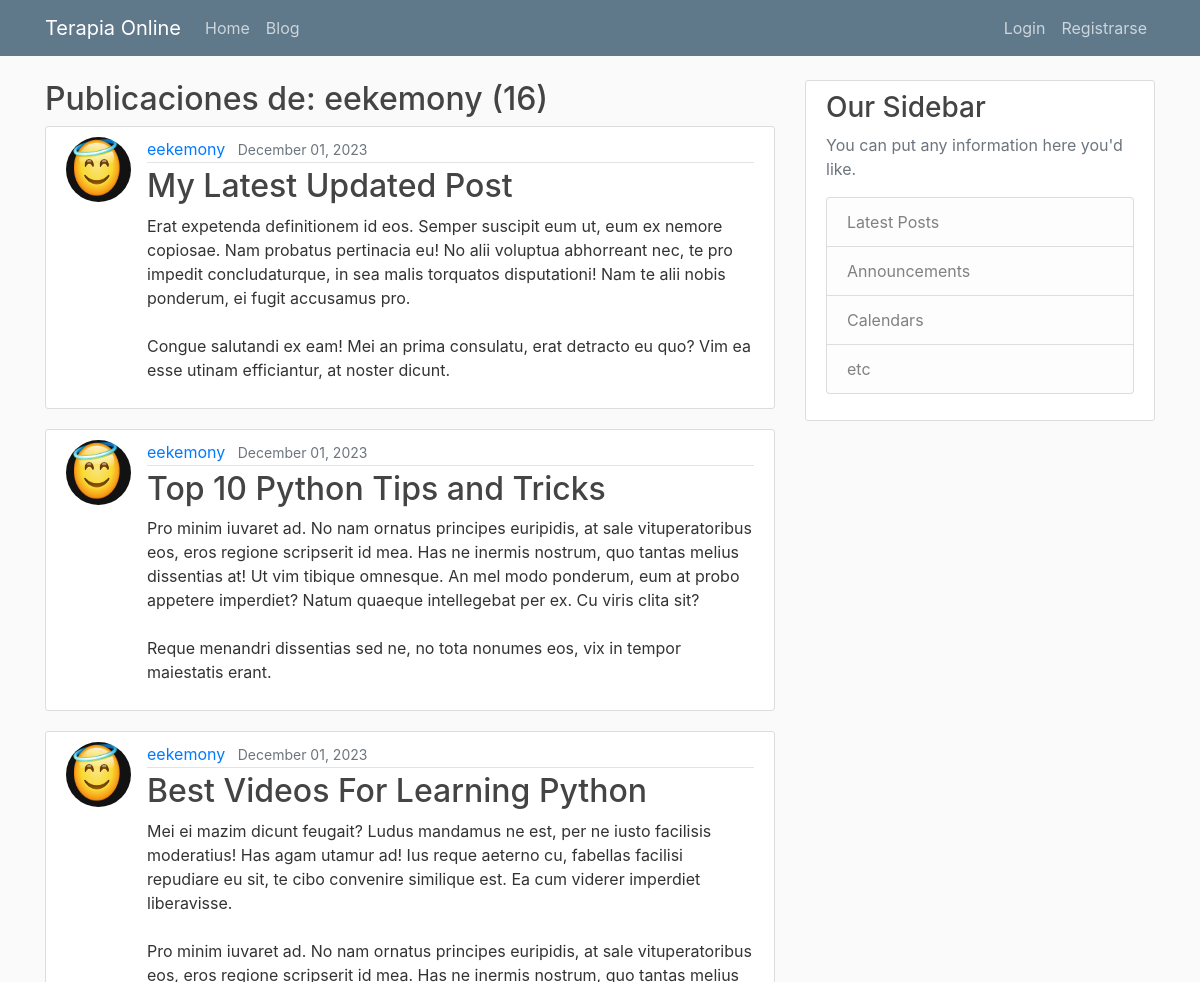
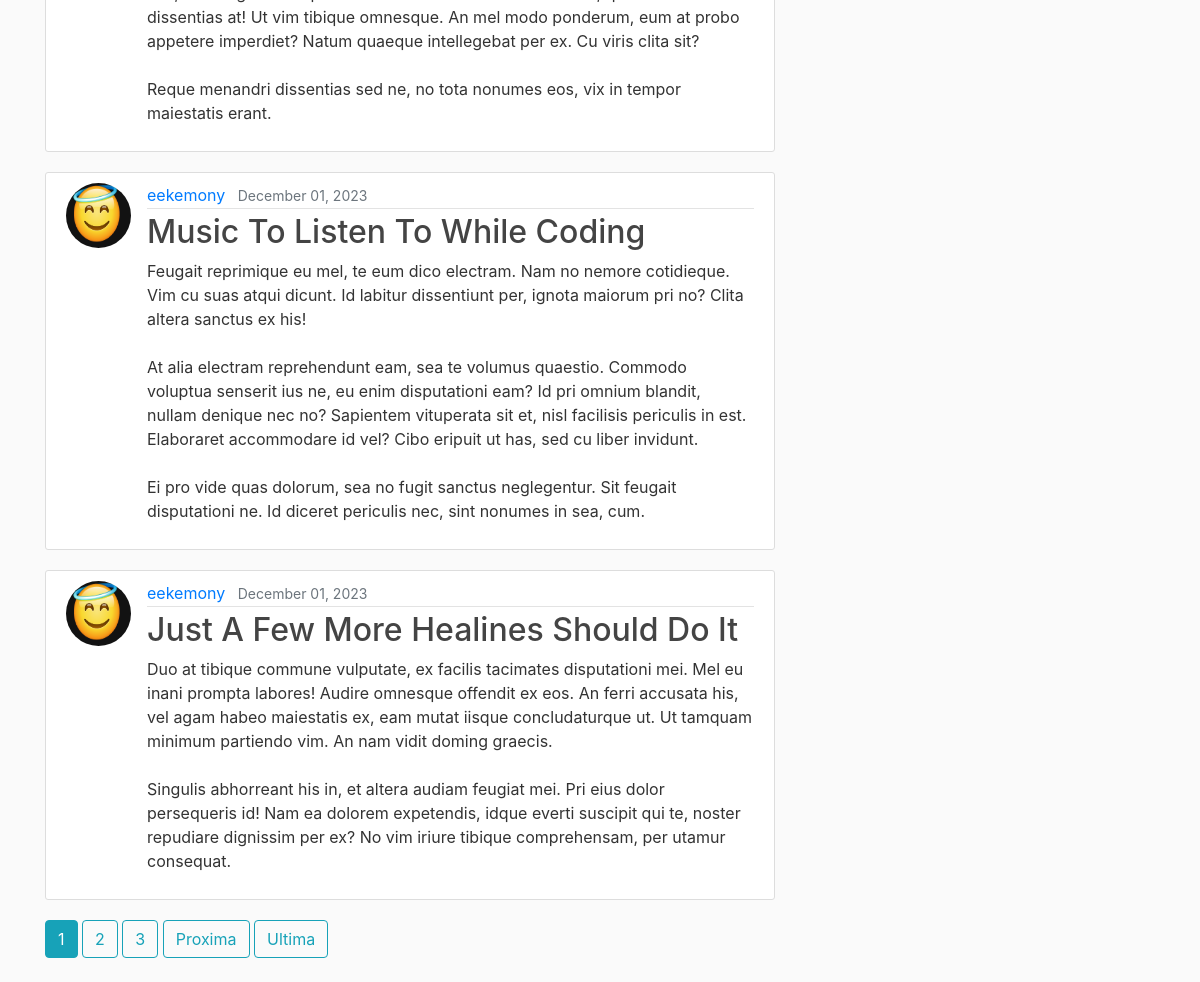
Page /blog/post/eekemony on the earlier database version (2 pictures, top to bottom).
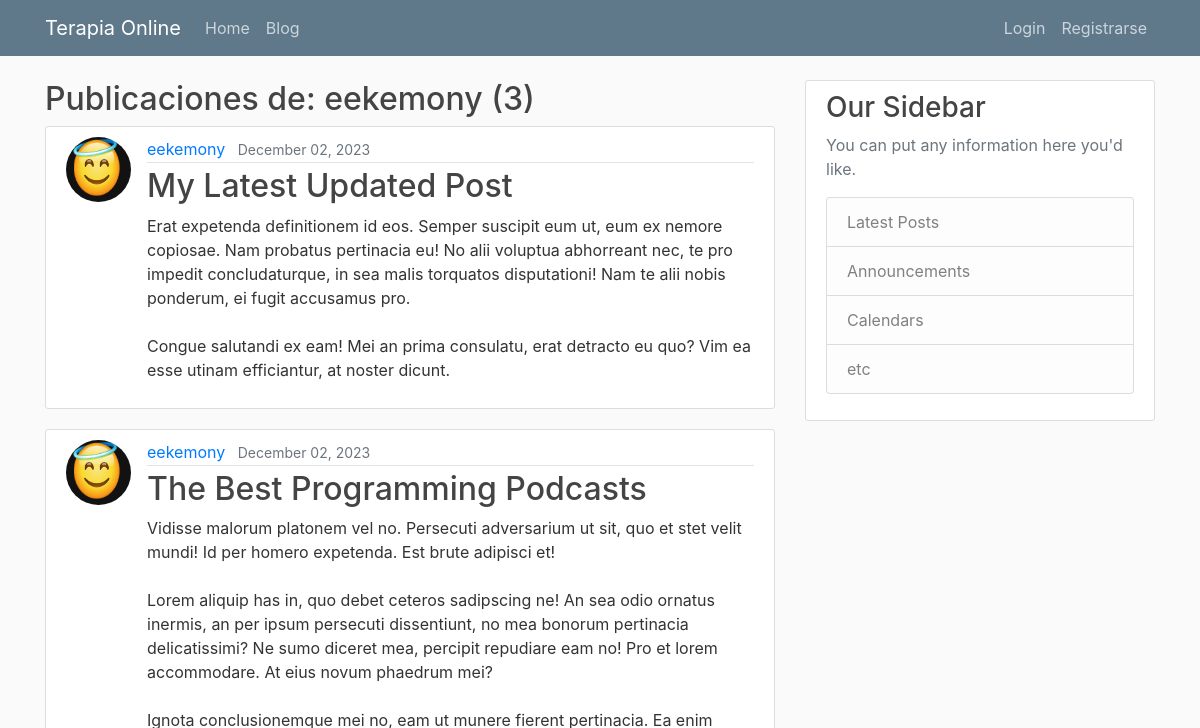
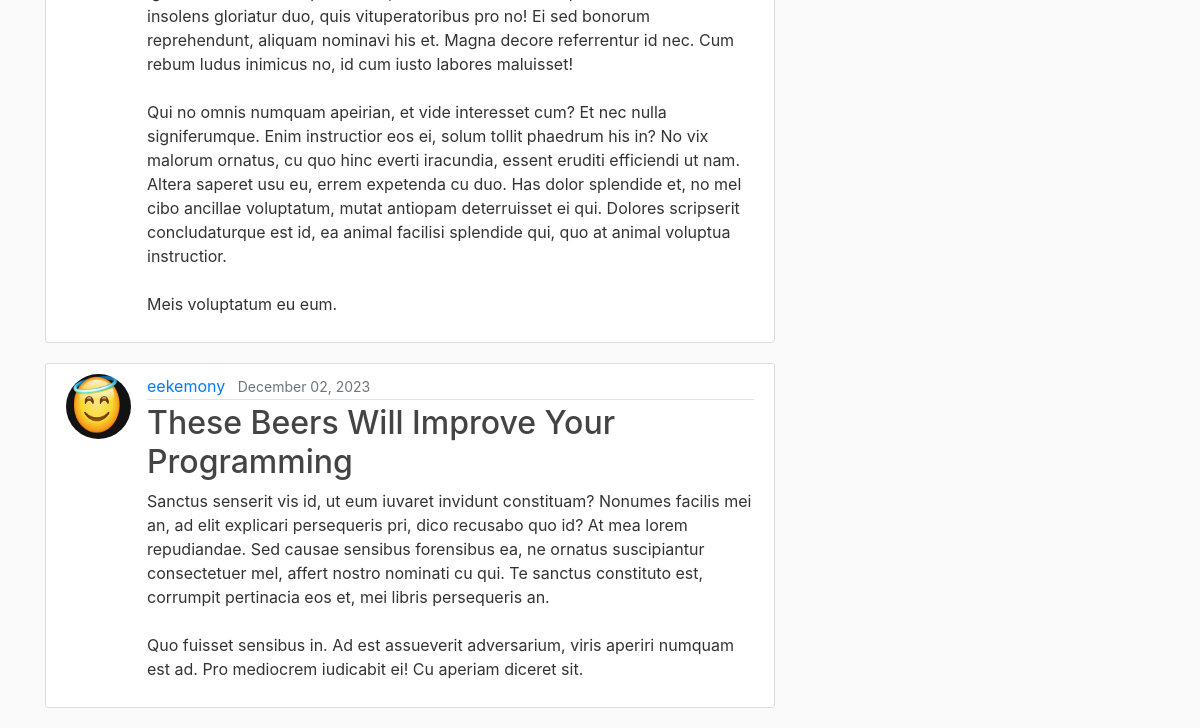
Same page on the later database version (2 pictures, top to bottom).
### blog/models.py (models this page shows, shortened)
class Post(models.Model):
    title = models.CharField(max_length=100)
    content = models.TextField()
    date_posted = models.DateTimeField(default=timezone.now)
    author = models.ForeignKey(User, on_delete=models.CASCADE)
    def get_absolute_url(self):
        return reverse('blog:post-detalle', kwargs={"pk": self.pk})
    """
    In Django, the get_absolute_url method is used to get the canonical URL for an object. It tells Django how to calculate the URL for an object. In your Post model, the get_absolute_url method is using the reverse function to return the URL for the detail view of the post.

    The reverse function in Django is used to generate URLs by reversing the URL patterns defined in your urls.py. It takes a URL pattern name as its first argument and any arguments for the URL pattern as keyword arguments. In your case, reverse('post-detail', kwargs={'pk': self.pk}) is generating a URL for the post-detail view, passing the posts primary key (self.pk) as an argument.

    On the other hand, redirect is a function that returns an HttpResponseRedirect to the appropriate URL for the arguments passed. It can take a model, view name, or URL as its argument, and it will use get_absolute_url if a model is passed.

    So, the main difference between redirect and reverse is that redirect actually sends a redirect response to the user, while reverse simply calculates a URL. You would use reverse when you want to calculate a URL to use elsewhere in your code, and redirect when you want to send the user to a different page in response to an action (like creating a new post).
    """

### users/models.py (models this page shows, shortened)
class Profile(models.Model):
    user = models.OneToOneField(User, on_delete=models.CASCADE) #Delete profile when user is deleted.
    image = models.ImageField(default='default.jpg', upload_to='profile_pics')

### blog/views.py (the view)
# urls.py: path('post/<str:username>', UserPostListView.as_view(), name='user-posts'),
class UserPostListView(ListView):
    model = Post
    paginate_by = 5
    template_name = 'blog/user_posts.html'
    def get_queryset(self):
        user = get_object_or_404(User, username=self.kwargs.get('username'))
        return Post.objects.filter(author=user).order_by('-date_posted')
    """
    The `form_valid` method is a part of Django's class-based views, specifically the `FormView` class, which `CreateView` inherits from²³.

    In your `PostCreateView` class, you're overriding the `form_valid` method. This method is called when valid form data has been POSTed¹. It's used to define what happens if the form is valid²³.

    In the case of `CreateView`, the parent's `form_valid` method might do some processing (it will call `form.save()` for example)²³. So, when you call `super().form_valid(form)`, you're ensuring that this processing still occurs²³.

    In your specific implementation, you're setting the `author` of the `Post` instance to be the currently logged-in user before calling the parent's `form_valid` method⁴. This means that when a post is created, it's automatically associated with the currently logged-in user.


    The `PostUpdateView` class you've provided is a Django class-based view that inherits from `LoginRequiredMixin`, `UserPassesTestMixin`, and `UpdateView`. It's used to update an instance of the `Post` model. The class has two methods: `form_valid` and `test_func`.

    1. `form_valid(self, form)`: This method is called when the user submits a valid form. The `form` parameter is the form with data. The method sets the `author` of the `Post` instance to the current logged-in user. It then calls the parent class's `form_valid` method, which saves the form's data to the database.

    2. `test_func(self)`: This method is part of the `UserPassesTestMixin`. It's called to check if the current user passes a certain test condition. In this case, the test is whether the current user is the author of the post. If the user is the author, the method returns `True`; otherwise, it returns `False`. If the test fails (i.e., the method returns `False`), Django will redirect the user to a specified page.
    """
    """
    user = get_object_or_404(User, username=self.kwargs.get('username')): This line is getting the User object that matches the username passed in the URL. If no such user exists, it raises a 404 error.

    So, if you were to navigate to a URL like http://yourwebsite.com/user/johndoe, Django would call the UserPostListView view with username='johndoe'. The get_object_or_404(User, username=self.kwargs.get('username')) line in the view would then attempt to fetch a User object with username='johndoe'. If no such user exists, it would raise a 404 error. If the user does exist, it would return the User object, and the view would proceed to fetch and display all posts authored by that user.
    """
    """ The ordering attribute in Django’s class-based views specifies the default ordering for the entire queryset. However, in this case, the ordering is not uniform for all objects in the queryset. The ordering depends on the specific user, which is determined dynamically based on the username parameter in the URL.

    The get_queryset method allows for more complex queries and dynamic ordering. In this case, it’s used to filter the posts by author and then order them by date_posted. This wouldn’t be possible with a static ordering attribute because the author is not known until the view is called with a specific username. """

### blog/templates/blog/user_posts.html (shortened to what this page needs)
{% extends "main/base.html" %}
{% block contenido %}
<h2>Publicaciones de: {{ view.kwargs.username }} ({{ page_obj.paginator.count }})</h2>
    {% for object in object_list %}
        <article class="media content-section">
            <img class="rounded-circle article-img" src="{{ object.author.profile.image.url }}">
            <div class="media-body">
                {% include "blog/article_metadata.html" %}
                <h2><a class="article-title" href="{% url 'blog:post-detalle' object.id %}">{{ object.title }}</a></h2>
                <p class="article-content">{{ object.content }}</p>
            </div>
        </article>
    {% endfor %}
    {% if is_paginated %}
        {% include "pagination_controls.html" %}
    {% endif %}
{% endblock contenido %}

### blog/templates/blog/article_metadata.html (shortened to what this page needs)
    <div class="article-metadata">
        <a class="mr-2" href="{% url 'blog:user-posts' object.author.username %}">{{ object.author }}</a>
        <small class="text-muted">{{ object.date_posted|date:"F d, Y" }}</small>
    </div>

Differences in the rows shown:
removed Post: author.profile.image (placeholder picture), author "eekemony", date_posted "December 01, 2023", title "My Latest Updated Post", content "Erat expetenda definitionem id eos. Semper suscipit eum ut, eum ex nemore copiosae. Nam probatus pertinacia eu! No alii voluptua abhorreant nec, te pro impedit concludaturque, in sea malis torquatos disputationi! Nam te alii nobis ponderum, ei fugit accusamus pro. Congue salutandi ex eam! Mei an prima consulatu, erat detracto eu quo? Vim ea esse utinam efficiantur, at noster dicunt."
removed Post: author.profile.image (placeholder picture), author "eekemony", date_posted "December 01, 2023", title "Top 10 Python Tips and Tricks", content "Pro minim iuvaret ad. No nam ornatus principes euripidis, at sale vituperatoribus eos, eros regione scripserit id mea. Has ne inermis nostrum, quo tantas melius dissentias at! Ut vim tibique omnesque. An mel modo ponderum, eum at probo appetere imperdiet? Natum quaeque intellegebat per ex. Cu viris clita sit? Reque menandri dissentias sed ne, no tota nonumes eos, vix in tempor maiestatis erant."
removed Post: author.profile.image (placeholder picture), author "eekemony", date_posted "December 01, 2023", title "Best Videos For Learning Python", content "Mei ei mazim dicunt feugait? Ludus mandamus ne est, per ne iusto facilisis moderatius! Has agam utamur ad! Ius reque aeterno cu, fabellas facilisi repudiare eu sit, te cibo convenire similique est. Ea cum viderer imperdiet liberavisse. Pro minim iuvaret ad. No nam ornatus principes euripidis, at sale vituperatoribus eos, eros regione scripserit id mea. Has ne inermis nostrum, quo tantas melius dissentias at! Ut vim tibique omnesque. An mel modo ponderum, eum at probo appetere imperdiet? Natum quaeque intellegebat per ex. Cu viris clita sit? Reque menandri dissentias sed ne, no tota nonumes eos, vix in tempor maiestatis erant."
removed Post: author.profile.image (placeholder picture), author "eekemony", date_posted "December 01, 2023", title "Music To Listen To While Coding", content "Feugait reprimique eu mel, te eum dico electram. Nam no nemore cotidieque. Vim cu suas atqui dicunt. Id labitur dissentiunt per, ignota maiorum pri no? Clita altera sanctus ex his! At alia electram reprehendunt eam, sea te volumus quaestio. Commodo voluptua senserit ius ne, eu enim disputationi eam? Id pri omnium blandit, nullam denique nec no? Sapientem vituperata sit et, nisl facilisis periculis in est. Elaboraret accommodare id vel? Cibo eripuit ut has, sed cu liber invidunt. Ei pro vide quas dolorum, sea no fugit sanctus neglegentur. Sit feugait disputationi ne. Id diceret periculis nec, sint nonumes in sea, cum."
removed Post: author.profile.image (placeholder picture), author "eekemony", date_posted "December 01, 2023", title "Just A Few More Healines Should Do It", content "Duo at tibique commune vulputate, ex facilis tacimates disputationi mei. Mel eu inani prompta labores! Audire omnesque offendit ex eos. An ferri accusata his, vel agam habeo maiestatis ex, eam mutat iisque concludaturque ut. Ut tamquam minimum partiendo vim. An nam vidit doming graecis. Singulis abhorreant his in, et altera audiam feugiat mei. Pri eius dolor persequeris id! Nam ea dolorem expetendis, idque everti suscipit qui te, noster repudiare dignissim per ex? No vim iriure tibique comprehensam, per utamur consequat."
added Post: author.profile.image (placeholder picture), author "eekemony", date_posted "December 02, 2023", title "My Latest Updated Post", content "Erat expetenda definitionem id eos. Semper suscipit eum ut, eum ex nemore copiosae. Nam probatus pertinacia eu! No alii voluptua abhorreant nec, te pro impedit concludaturque, in sea malis torquatos disputationi! Nam te alii nobis ponderum, ei fugit accusamus pro. Congue salutandi ex eam! Mei an prima consulatu, erat detracto eu quo? Vim ea esse utinam efficiantur, at noster dicunt."
added Post: author.profile.image (placeholder picture), author "eekemony", date_posted "December 02, 2023", title "The Best Programming Podcasts", content "Vidisse malorum platonem vel no. Persecuti adversarium ut sit, quo et stet velit mundi! Id per homero expetenda. Est brute adipisci et! Lorem aliquip has in, quo debet ceteros sadipscing ne! An sea odio ornatus inermis, an per ipsum persecuti dissentiunt, no mea bonorum pertinacia delicatissimi? Ne sumo diceret mea, percipit repudiare eam no! Pro et lorem accommodare. At eius novum phaedrum mei? Ignota conclusionemque mei no, eam ut munere fierent pertinacia. Ea enim insolens gloriatur duo, quis vituperatoribus pro no! Ei sed bonorum reprehendunt, aliquam nominavi his et. Magna decore referrentur id nec. Cum rebum ludus inimicus no, id cum iusto labores maluisset! Qui no omnis numquam…"
added Post: author.profile.image (placeholder picture), author "eekemony", date_posted "December 02, 2023", title "These Beers Will Improve Your Programming", content "Sanctus senserit vis id, ut eum iuvaret invidunt constituam? Nonumes facilis mei an, ad elit explicari persequeris pri, dico recusabo quo id? At mea lorem repudiandae. Sed causae sensibus forensibus ea, ne ornatus suscipiantur consectetuer mel, affert nostro nominati cu qui. Te sanctus constituto est, corrumpit pertinacia eos et, mei libris persequeris an. Quo fuisset sensibus in. Ad est assueverit adversarium, viris aperiri numquam est ad. Pro mediocrem iudicabit ei! Cu aperiam diceret sit."
Other differences:
{{ page_obj.paginator.count }}: "16" → "3"
list line gone: "1"
list line gone: "2"
list line gone: "3"
text no longer shown: "Proxima Ultima"
